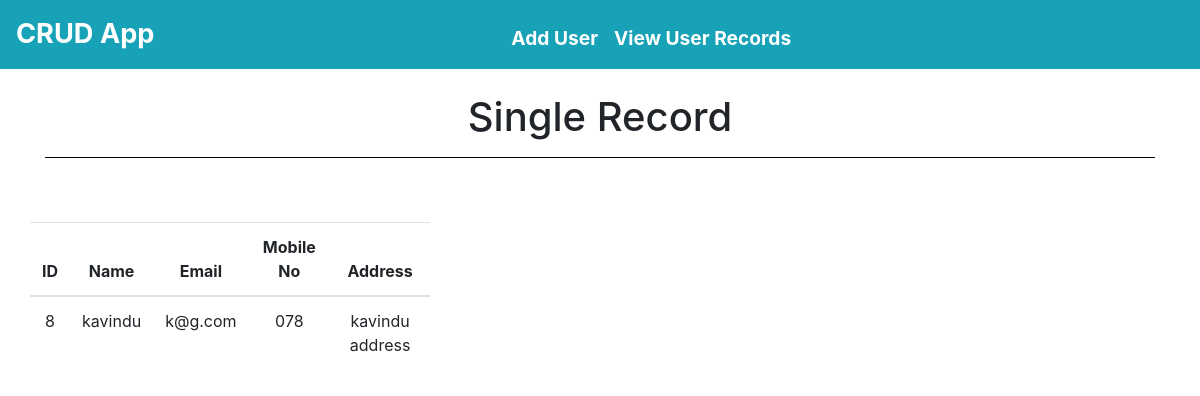
The page /read.php?id=8 on the database its author committed.
### tables this page shows
CREATE TABLE `records` (
  `_name` varchar(50) DEFAULT NULL,
  `_email` varchar(50) DEFAULT NULL,
  `_mobile` varchar(50) DEFAULT NULL,
  `_address` varchar(50) DEFAULT NULL,
  `id` int(11) NOT NULL
);

### classes/Model.php (called while the page is built, shortened)
<?php
Class Model{
    private $server="localhost";
    private $username="root";
    private $password="admin";
    private $dbname="oop_crud";
    private $con;
    public function __construct(){
        try {
            $this->con = new mysqli($this->server,$this->username,$this->password,$this->dbname);
        } catch (Exception $e) {
            echo "Connection Failed! ".$e->getMessage();
        }
    }
    function fetchSingle($id){
        $sql= "SELECT * FROM records WHERE id=$id";
        try {
            $result= $this->con->query($sql);
            $row = $result->fetch_assoc();
            if($row){
                    return $row;
            }else{
                echo "no records in row";
            }
        } catch (Exception $e) {
            echo "Error in finding single  record! ".$e->getMessage();
        }
    }
}
?>

### read.php (the view, shortened to what this page needs)
<?php
include_once("./includes/header.php");
?>
<div class="container">
    <div class="row">
        <div class="col-md-12">
            <h1 class="text-center"> Single Record </h1>
            <hr style="1px;color:black;background-color:black;">
        </div>
        <div class="row ">
            <div class="col-lg-12 text-center justify-content-center mt-5">
                <table id="tableBody" class="table mx-auto">
                    <thead>
                        <tr>
                            <th scope="col">ID</th>
                            <th scope="col">Name</th>
                            <th scope="col">Email</th>
                            <th scope="col">Mobile No</th>
                            <th scope="col">Address</th>
                        </tr>
                    </thead>
                    <tbody>
                        <?php
                        require_once("./classes/Model.php");
                        $model= new Model();
                        $id= $_GET['id'];
                        $row= $model->fetchSingle($id);
                    ?>
                        <tr>
                            <td><?php echo $row["id"] ;?></td>
                            <td><?php echo $row["_name"] ;?></td>
                            <td><?php echo $row["_email"] ;?></td>
                            <td><?php echo $row["_mobile"] ;?></td>
                            <td><?php echo $row["_address"] ;?></td>
                        </tr>
                    </tbody>
                </table>
            </div>
        </div>
    </div>
</div>
</body>
</html>

### css/styles.css (style rules this page uses)
#tableBody { margin: auto auto; width: 400px; }

### rows shown on the page
records: id "8", _name "kavindu", _email "k@g.com", _mobile "078", _address "kavindu address"
